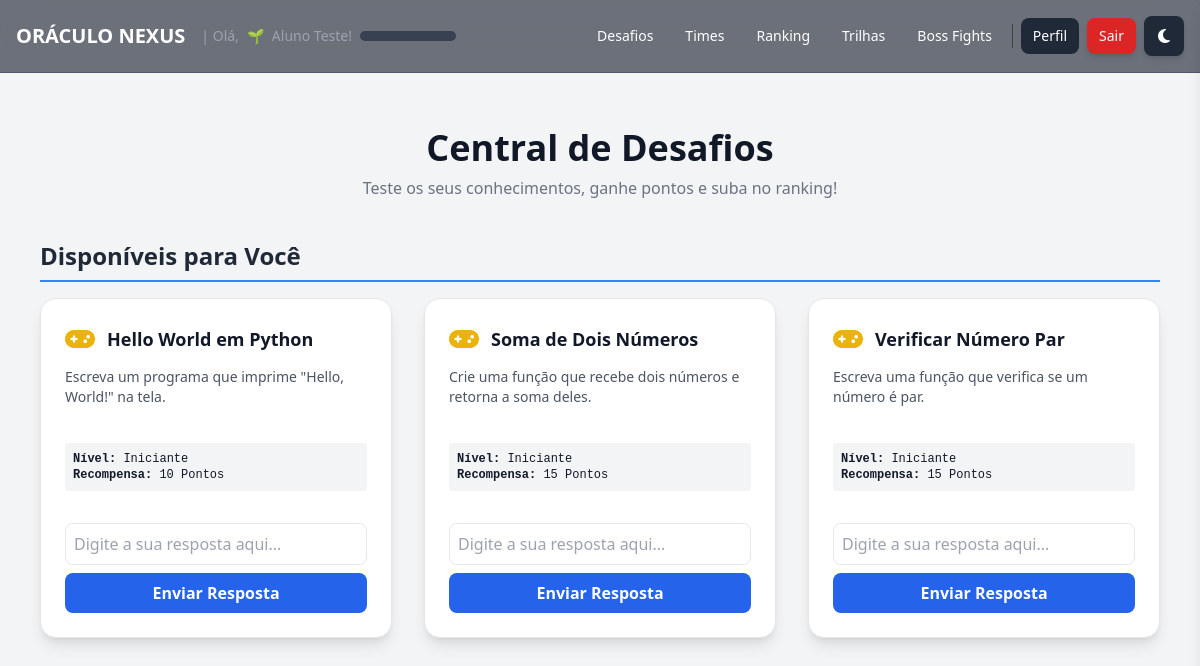
The app's page /challenges (signed in) with its own data.
### app.py (models this page shows)
class Level(db.Model):
    id = db.Column(db.Integer, primary_key=True)
    name = db.Column(db.String(50), unique=True, nullable=False)
    min_points = db.Column(db.Integer, unique=True, nullable=False, index=True)
    insignia = db.Column(db.String(255), nullable=True)  # URL ou emoji

class User(UserMixin, db.Model):
    id = db.Column(db.Integer, primary_key=True)
    name = db.Column(db.String(100), nullable=False)
    email = db.Column(db.String(100), unique=True, nullable=False)
    password = db.Column(db.String(200), nullable=False)
    is_admin = db.Column(db.Boolean, default=False)
    phone = db.Column(db.String(20))
    registered_at = db.Column(db.DateTime, default=datetime.utcnow)
    last_login = db.Column(db.DateTime)
    points = db.Column(db.Integer, default=0)
    level_id = db.Column(db.Integer, db.ForeignKey('level.id'), nullable=True)
    level = db.relationship('Level', backref='users')
    team_id = db.Column(db.Integer, db.ForeignKey('team.id'), nullable=True)
    avatar_url = db.Column(db.String(255), nullable=True)

class Challenge(db.Model):
    id = db.Column(db.Integer, primary_key=True)
    title = db.Column(db.String(200), nullable=False)
    description = db.Column(db.Text, nullable=False)
    expected_answer = db.Column(db.String(500), nullable=False)
    points_reward = db.Column(db.Integer, default=10)
    level_required = db.Column(db.String(50), default='Iniciante')
    is_team_challenge = db.Column(db.Boolean, default=False)
    hint = db.Column(db.Text, nullable=True)
    hint_cost = db.Column(db.Integer, default=5)
    created_at = db.Column(db.DateTime, default=datetime.utcnow)
    challenge_type = db.Column(db.String(50), nullable=False, default='text')
    expected_output = db.Column(db.Text, nullable=True)

### app.py (the view)
@app.route('/challenges')
@login_required
def list_challenges():
    if not current_user.level:
        flash('Não foi possível determinar o seu nível. Contate o suporte.', 'error')
        return redirect(url_for('index'))
    form = BaseForm()
    completed_challenges_ids = [uc.challenge_id for uc in current_user.completed_challenges]
    user_min_points = current_user.level.min_points
    RequiredLevel = aliased(Level)
    all_challenges_query = db.session.query(Challenge).filter(Challenge.id.notin_(completed_challenges_ids))
    all_challenges_query = all_challenges_query.join(RequiredLevel, Challenge.level_required == RequiredLevel.name)
    unlocked_challenges = all_challenges_query.filter(RequiredLevel.min_points <= user_min_points).all()
    locked_challenges = all_challenges_query.filter(RequiredLevel.min_points > user_min_points).all()
    return render_template('challenges.html', unlocked_challenges=unlocked_challenges, locked_challenges=locked_challenges, form=form)

### app.py
class BaseForm(FlaskForm):
    csrf_token = HiddenField()

### app.py (called while the page is built)
@login_manager.user_loader
def load_user(user_id):
    return User.query.get(int(user_id))

@app.context_processor
def inject_user_gamification_data():
    if current_user.is_authenticated and current_user.level:
        return dict(user_level_insignia=current_user.level.insignia)
    return dict(user_level_insignia='')

@app.context_processor
def inject_gamification_progress():
    if not current_user.is_authenticated:
        return {}
    progress_data = {'percentage': 0, 'next_level_points': None}
    if current_user.level:
        current_level = current_user.level
        next_level = Level.query.filter(Level.min_points > current_level.min_points).order_by(Level.min_points.asc()).first()
        if next_level:
            points_for_level = next_level.min_points - current_level.min_points
            points_achieved = current_user.points - current_level.min_points
            progress_data['percentage'] = max(0, min(100, (points_achieved / points_for_level) * 100 if points_for_level > 0 else 100))
            progress_data['next_level_points'] = next_level.min_points
        else:
            progress_data['percentage'] = 100
    return dict(progress=progress_data)

### templates/challenges.html (shortened to what this page needs)
{% extends "base_user.html" %}
{% block head_extra %}
<link rel="stylesheet" href="https://cdnjs.cloudflare.com/ajax/libs/codemirror/5.65.5/codemirror.min.css">
<link rel="stylesheet" href="https://cdnjs.cloudflare.com/ajax/libs/codemirror/5.65.5/theme/dracula.min.css">
{% endblock %}
{% block content %}
<div class="w-full max-w-6xl mx-auto py-8 px-4">
    <div class="text-center mb-10">
        <h1 class="text-4xl font-bold text-gray-900 dark:text-white">Central de Desafios</h1>
        <p class="text-gray-500 dark:text-gray-400 mt-2">Teste os seus conhecimentos, ganhe pontos e suba no ranking!</p>
    </div>
    <div class="mb-12">
        <h2 class="text-2xl font-semibold text-gray-800 dark:text-gray-200 mb-4 border-b-2 border-blue-500 pb-2">Disponíveis para Você</h2>
        <div class="grid grid-cols-1 md:grid-cols-2 lg:grid-cols-3 gap-8">
            {% for challenge in unlocked_challenges %}
                <div class="bg-white dark:bg-gray-800 p-6 rounded-2xl shadow-lg border border-gray-200 dark:border-gray-700 flex flex-col justify-between">
                    <div>
                        <div class="flex justify-between items-start mb-3">
                            <div class="flex items-center">
                                <i class="fas fa-gamepad text-yellow-500 text-2xl mr-3"></i>
                                <h3 class="text-lg font-bold">{{ challenge.title }}</h3>
                            </div>
                        </div>
                        <p class="text-sm text-gray-600 dark:text-gray-400 mb-4 min-h-[60px]">{{ challenge.description }}</p>
                        <div class="text-xs font-mono bg-gray-100 dark:bg-gray-700 p-2 rounded mb-4">
                            <p><strong>Nível:</strong> {{ challenge.level_required }}</p>
                            <p><strong>Recompensa:</strong> {{ challenge.points_reward }} Pontos</p>
                        </div>
                    </div>
                    <div>
                        {% if challenge.is_team_challenge and not current_user.team %}
                            <div class="text-center p-2 mt-2 bg-gray-200 dark:bg-gray-700 rounded-lg">
                                <p class="text-sm font-semibold">Você precisa estar em um time para fazer este desafio.</p>
                                <a href="{{ url_for('teams_list') }}" class="text-blue-500 hover:underline text-xs">Ver times</a>
                            </div>
                        {% else %}
                            <form method="POST" action="{{ url_for('submit_challenge', challenge_id=challenge.id) }}" class="mt-4 challenge-form">
                                {% if challenge.challenge_type == 'code' %}
                                    <textarea name="answer" id="code-editor-{{ challenge.id }}" class="code-editor-textarea w-full p-2 border rounded-lg dark:bg-gray-900 dark:border-gray-700 font-mono" placeholder="Escreva seu código aqui..."></textarea>
                                {% else %}
                                    <input type="text" name="answer" class="w-full p-2 border rounded-lg dark:bg-gray-700 dark:border-gray-600" placeholder="Digite a sua resposta aqui...">
                                {% endif %}
                                <button type="submit" class="bg-blue-600 text-white px-4 py-2 rounded-lg hover:bg-blue-700 mt-2 w-full font-semibold transition">Enviar Resposta</button>
                            </form>
                        {% endif %}
                    </div>
                </div>
            {% else %}
                <p class="text-gray-500 dark:text-gray-400 md:col-span-3">Parabéns! Você completou todos os desafios disponíveis para o seu nível.</p>
            {% endfor %}
        </div>
    </div>
</div>
{% endblock %}

### templates/base_user.html (shortened to what this page needs)
<!DOCTYPE html>
<html lang="pt-BR" class="">
<head>
    <script src="https://cdn.tailwindcss.com"></script>
    <link href="{{ url_for('static', filename='styles.css') }}" rel="stylesheet">
    <link rel="stylesheet" href="https://cdnjs.cloudflare.com/ajax/libs/font-awesome/6.4.2/css/all.min.css">
    {% block head_extra %}{% endblock %}
</head>
<body class="bg-gray-100 dark:bg-gray-900 text-gray-900 dark:text-gray-100 flex flex-col min-h-screen font-sans">
    <header class="fixed top-0 left-0 right-0 z-20 bg-gray-900/60 backdrop-blur-lg border-b border-gray-700/50 p-4 flex justify-between items-center text-white">
        <div class="flex items-center space-x-4">
            <a href="{{ url_for('index') }}" class="text-xl font-bold hover:text-gray-300 transition">ORÁCULO NEXUS</a>
            <div class="text-sm text-gray-400 hidden lg:flex items-center space-x-2">
                <span>| Olá,</span>
                {% if current_user.level and current_user.level.insignia %}
                    {% if 'cloudinary' in current_user.level.insignia %}
                        <img src="{{ current_user.level.insignia }}" alt="{{ current_user.level.name }}" class="w-5 h-5 rounded-full inline-block">
                    {% else %}
                        <span>{{ current_user.level.insignia }}</span>
                    {% endif %}
                {% endif %}
                <span>{{ current_user.name }}!</span>
                <div class="w-24 bg-gray-700 rounded-full h-2.5 ml-2" title="{{ progress.percentage|round(1) }}%">
                </div>
            </div>
        </div>
        <nav class="hidden md:flex items-center space-x-2">
            <a href="{{ url_for('list_challenges') }}" class="text-sm px-3 py-2 rounded-lg hover:bg-gray-700 transition">Desafios</a>
            <a href="{{ url_for('teams_list') }}" class="text-sm px-3 py-2 rounded-lg hover:bg-gray-700 transition">Times</a>
            <a href="{{ url_for('ranking') }}" class="text-sm px-3 py-2 rounded-lg hover:bg-gray-700 transition">Ranking</a>
            <a href="{{ url_for('list_paths') }}" class="text-sm px-3 py-2 rounded-lg hover:bg-gray-700 transition">Trilhas</a>
            <a href="{{ url_for('list_boss_fights') }}" class="text-sm px-3 py-2 rounded-lg hover:bg-gray-700 transition">Boss Fights</a>
            <a href="{{ url_for('profile') }}" class="text-sm px-3 py-2 bg-gray-800 text-white rounded-lg hover:bg-gray-700 transition">Perfil</a>
            <a href="{{ url_for('logout') }}" class="text-sm px-3 py-2 bg-red-600 text-white rounded-lg hover:bg-red-500 transition shadow-md">Sair</a>
            <button id="theme-toggle" title="Alternar tema" class="w-10 h-10 flex items-center justify-center bg-gray-800 rounded-lg hover:bg-gray-700 transition shadow-md">
                <i class="fas fa-moon"></i>
            </button>
        </nav>
    </header>
    <main class="flex-1 flex flex-col items-center pt-24 pb-4 px-4 w-full">
        {% block content %}{% endblock %}
    </main>
</body>
</html>

### static/styles.css (style rules this page uses)
:root { --primary-500: #3b82f6; --primary-600: #2563eb; --success-500: #10b981; --error-500: #ef4444; --bg-light-primary: #f3f4f6; --bg-light-secondary: #ffffff; --bg-light-tertiary: #f9fafb; --text-light-primary: #111827; --text-light-secondary: #6b7280; --border-light: #e5e7eb; --chat-user-bubble-bg: linear-gradient(135deg, #3b82f6, #60a5fa); --chat-bot-bubble-bg: #f3f4f6; --chat-welcome-bubble-bg: #eef2ff; --font-family-base: 'Inter', -apple-system, BlinkMacSystemFont, 'Segoe UI', Roboto, sans-serif; }
*, *::before, *::after { box-sizing: border-box; margin: 0; padding: 0; }
html { scroll-behavior: smooth; }
body { font-family: var(--font-family-base); line-height: 1.6; background-color: var(--bg-light-primary); color: var(--text-light-primary); transition: background-color 0.3s, color 0.3s; }

### records on screen
Level: level.insignia "🌱"
User: name "Aluno Teste"
Challenge: title "Hello World em Python", description "Escreva um programa que imprime \"Hello, World!\" na tela.", level_required "Iniciante", points_reward "10"
Challenge: title "Soma de Dois Números", description "Crie uma função que recebe dois números e retorna a soma deles.", level_required "Iniciante", points_reward "15"
Challenge: title "Verificar Número Par", description "Escreva uma função que verifica se um número é par.", level_required "Iniciante", points_reward "15"
